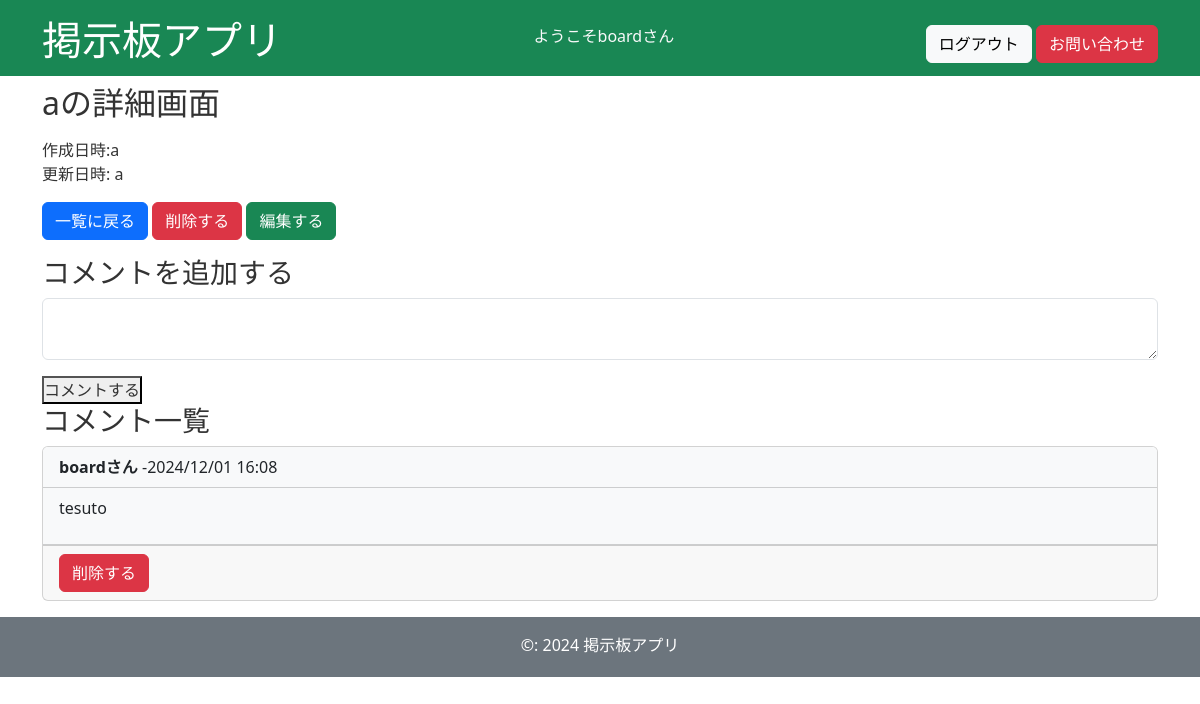
The page /boarddetail/14/ (signed in) on the database its author committed.
### bulletion/models.py (models this page shows, shortened)
class BoardModel(models.Model):
    title = models.CharField(max_length=200)
    content = models.CharField(max_length=500)
    user = models.ForeignKey(User,on_delete=models.CASCADE,related_name='boards',null=True)
    created_at = models.DateTimeField(auto_now_add=True)
    update_at = models.DateTimeField(auto_now=True)
    favorited_by = models.ManyToManyField(User,related_name='favorite_boards',through='Favorite')

class Comment(models.Model):
    board = models.ForeignKey(BoardModel,on_delete=models.CASCADE,related_name="comments")
    user = models.ForeignKey(User,on_delete=models.CASCADE,related_name="comments")
    content = models.TextField()
    created_at = models.DateTimeField(auto_now_add=True)
    updated_at = models.DateTimeField(auto_now=True)

### bulletion/views.py (the view)
# urls.py: path('boarddetail/<int:pk>/',login_required(detailboard),name="board-detail"),
@login_required
@user_owns_boards
def detailboard(request,pk):
    template_name='bulletion/board-detail.html'
    obj=BoardModel.objects.get(pk=pk)
    comments = Comment.objects.filter(board = pk).order_by('-created_at')
    comment_form = CommentForm()
    ctx={}
    ctx["object"]=obj
    ctx["comment_form"]=comment_form
    ctx["comments"]=comments
    return render(request,template_name,ctx)

### bulletion/forms.py
class CommentForm(forms.ModelForm):
    class Meta:
        model = Comment
        fields = ['content']

### bulletion/views.py (called while the page is built)
def user_owns_boards(view_func):
    @wraps(view_func)
    def wrapper(request,pk):
        board = get_object_or_404(BoardModel,pk=pk)
        if board.user == request.user:
            return view_func(request,pk)
        else:
            return redirect('board-list')
    return wrapper

### templates/bulletion/board-detail.html (shortened to what this page needs)
{% extends "bulletion/base.html" %}
{% block content %}
    <section>
        <h2>{{object.title}}の詳細画面</h2>
        <p>
            作成日時:{{object.title}}</br>
            更新日時: {{object.content}}
        </p>
        <a href="{% url 'board-list' %}" class="btn btn-primary">一覧に戻る</a>
        {% if object.user == request.user %}
        <form action={% url 'board-delete' object.pk %} method="post" class="d-inline">
        <button type="submit" class="btn btn-danger">削除する</button>
        </form>
        <a href={% url 'board-update' object.pk %} class="btn btn-success">編集する</a>
        {% endif %}
    </section>
    <section class="mt-3">
        <h3>コメントを追加する</h3>
        <form action="{% url 'comment_create' object.pk %}" method="post">
            <div class="form-group mb-3">
            <textarea name="content" id="id_content" class="form-control"></textarea>
            </div>
            <button type="submit">コメントする</button>
        </form>
    </section>
    <section>
        <h3>コメント一覧</h3>
        <ul class="list-unstyled">
            {% for comment in comments %}
            <li class="mb-3">
                <div class="card">
                    <div class="card-header bg-light">
                    <strong>{{ comment.user.username }}さん</strong> -{{comment.created_at|date:"Y/m/d H:i"}}
                </div>
                <div class="card-header bg-light">
                <p>{{comment.content}}</p></div>
                <div class="card-footer">
                    {% if request.user == comment.user %}
                    <form action="{% url 'comment_delete' object.pk comment.pk %}" method="post">
                        <button type="submit" class="btn btn-danger">削除する</button>
                    </form>
                    {% endif %}
                </div>
            </div>
            </li>
        {% empty %}
            <li class="text-muted">コメントはまだありません。</li>
        {% endfor %}
        </ul>
    </section>
{% endblock %}

### templates/bulletion/base.html (shortened to what this page needs)
<!DOCTYPE html>
<html lang="ja">
<head>
    <link href="https://cdn.jsdelivr.net/npm/bootstrap@5.3.0/dist/css/bootstrap.min.css" rel="stylesheet">
    <link rel="stylesheet" href="https://cdn.jsdelivr.net/npm/bootstrap-icons@1.11.3/font/bootstrap-icons.min.css">
    {% load static %}
    <link rel="stylesheet" href="{% static 'css/styles.css' %}">
</head>
<body>
    <header class="bg-success">
        <div class="container">
            <div class="pt-3 pb-1 mb-2 text-white d-flex justify-content-between align-items-center flex-wrap">
            <h1>掲示板アプリ</h1>
            {% if user.is_authenticated %}
                <div>
                    <p class="text-light">ようこそ{{user.username}}さん</p>
                </div>
                <div>
                    <form action="{% url 'logout' %}" method="post" style="display: inline;">
                        <button type="submit" class="btn btn-light">ログアウト</button>
                    </form>
                    <a href="{% url 'contact' %}" class="btn btn-danger">お問い合わせ</a>
                </div>
                {% else %}
                <div>
                    <a href="{% url 'signup' %}" class="btn btn-light">サインアップ</a>
                    <a href="{% url 'login' %}" class="btn btn-light">ログイン</a>
                    <a href="{% url 'contact' %}" class="btn btn-danger">お問い合わせ</a>
                </div>
                {% endif %}
            </div>
        </div>
    </header>
    <main>
        <div class="container">
            <div class="mb-2">
{% block content %}{% endblock %}
            </div>
        </div>
    </main>
<footer class="bg-secondary">
    <div class="container">
        <div class="pt-3 pb-1 text-white">
            <p class="text-center">&copy: 2024 掲示板アプリ</p>
        </div>
    </div>
</footer>
</body>
</html>

### static_local/css/styles.css (style rules this page uses)
* { padding: 0px; margin: 0px; box-sizing: border-box; text-decoration: none; color: inherit; list-style-position: inside; }
body { font-size:16px; color: #333333; font-size:"Hiragino Kaku Gothic ProN", sans-serif; }

### rows shown on the page
BoardModel: title "a", content "a"
Comment: user.username "board", created_at "2024/12/01 16:08", content "tesuto", shows "削除する"

### other values the page prints
{{ user.username }} "board"
